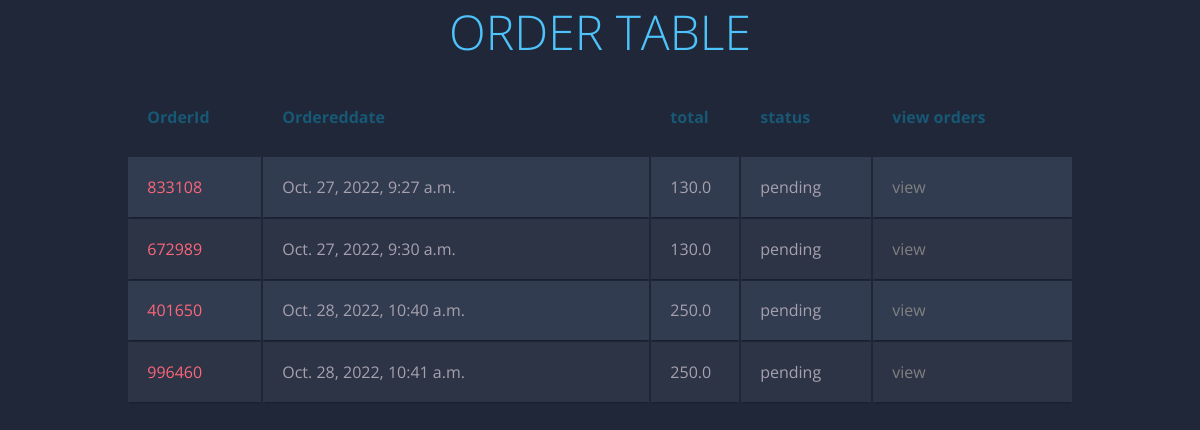
Screenshot of /orders/ (signed in) with the database file from the repository.
### store/models.py (models this page shows)
class Order(models.Model):
    id = models.IntegerField(primary_key=True, editable=False)
    order_id = models.CharField(null=True, max_length=50)
    user = models.ForeignKey(User, verbose_name="User", on_delete=models.CASCADE, null=True)
    total = models.FloatField(null=True)
    subtotal = models.FloatField(null=True)
    gst = models.IntegerField(null=True)
    address = models.ForeignKey(Customerdetails, verbose_name="Shipping Address", on_delete=models.CASCADE, null=True)
    ordered_date = models.DateTimeField(default=datetime.now, blank=True, verbose_name="Ordered Date")
    status = models.CharField(
        choices=STATUS_CHOICES,
        max_length=50,
        default="pending"
    )

### store/views.py (the view)
# urls.py: path('orders/', views.orders, name="orders"),
@login_required
def orders(request):
    orders = Order.objects.filter(user=request.user).order_by('-user_id')
    return render(request, 'store/orders.html', {'orders': orders})

### store/context_preprocessors.py (called while the page is built)
def store_menu(request):
    categories = Category.objects.filter(is_active=True)
    context = {
        'categories_menu': categories,
    }
    return context

def cart_menu(request):
    if request.user.is_authenticated:
        cart_items= Cart.objects.filter(user=request.user)
        context = {
            'cart_items': cart_items,
        }
    else:
        context = {}
    return context

### templates/store/orders.html (shortened to what this page needs)
<h1>ORDER TABLE</h1>
<table class="container">
  <thead>
    <tr>
      <th><h1>OrderId</h1></th>
      <th><h1>Ordereddate</h1></th>
      <th><h1>total</h1></th>
      <th><h1>status</h1></th>
      <th><h1>view orders</h1></th>
    </tr>
  </thead>
  <tbody>
  {% if orders %}
  {% for Order in orders %}
    <tr>
      <td>{{Order.order_id}}</td>
      <td>{{Order.ordered_date}}</td>
      <td>{{Order.total}}</td>
      <td>{{Order.status}}</td>
      <td><a style="color: gray; text-decoration : none;" href="{% url 'store:orderdetail' Order.id %}">view</a></td>
    </tr>
{% endfor %}
  {% endif %}
  </tbody>
</table>

### templates/store/orders.html (style rules this page uses)
h1 { font-size:3em; font-weight: 300; line-height:1em; text-align: center; color: #4DC3FA; }
.container th h1 { font-weight: bold; font-size: 1em; text-align: left; color: #185875; }
.container td { font-weight: normal; font-size: 1em; -webkit-box-shadow: 0 2px 2px -2px #0E1119; -moz-box-shadow: 0 2px 2px -2px #0E1119; box-shadow: 0 2px 2px -2px #0E1119; }
.container { text-align: left; overflow: hidden; width: 80%; margin: 0 auto; display: table; padding: 0 0 8em 0; }
.container td, .container th { padding-bottom: 2%; padding-top: 2%; padding-left:2%; }
.container tr:nth-child(odd) { background-color: #323C50; }
.container tr:nth-child(even) { background-color: #2C3446; }
.container th { background-color: #1F2739; }
.container td:first-child { color: #FB667A; }

### rows the page displays
Order: order_id "833108", ordered_date "Oct. 27, 2022, 9:27 a.m.", total "130.0", status "pending"
Order: order_id "672989", ordered_date "Oct. 27, 2022, 9:30 a.m.", total "130.0", status "pending"
Order: order_id "401650", ordered_date "Oct. 28, 2022, 10:40 a.m.", total "250.0", status "pending"
Order: order_id "996460", ordered_date "Oct. 28, 2022, 10:41 a.m.", total "250.0", status "pending"
